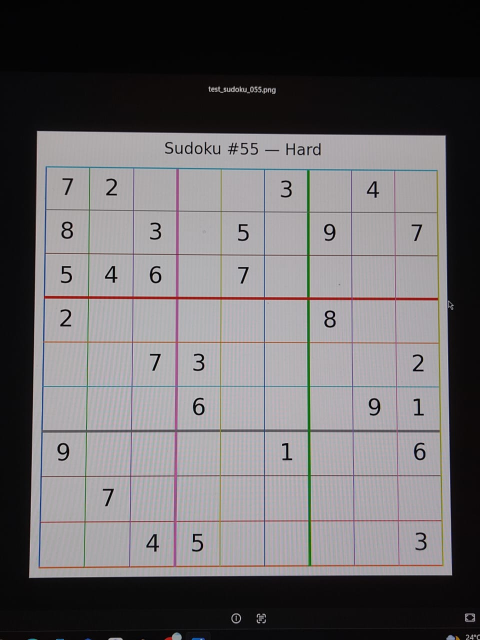
#> input picture camera_photo.jpeg, 960 x 1280 px (shown at 1/2 size)
$ python preprocess.py camera_photo.jpeg
#> lines starting #> are read from the running program, lines starting #| are printed output that depends on the picture; after the words box and inside, x2 and y2 are one past the last pixel; in counts of white or black regions, pixels touching at a corner belong together
"""
Sub-step 1: load and preprocess a photo of a sudoku puzzle.

Goal: turn a raw, possibly noisy/unevenly-lit phone photo into a clean
black-and-white image where grid lines and digits are crisp - this is
what grid detection (sub-step 2) will operate on.

Pipeline:
    load (with EXIF rotation applied)
      -> resize if too large
      -> per-channel threshold -> OR
      -> morphological open

Why per-channel thresholding instead of a single grayscale pass:
    Sudoku puzzles (especially app-generated / printed-on-color ones)
    frequently use COLORED grid lines - yellow, pink, cyan, green, etc.
    Converting straight to grayscale collapses a saturated colored line
    to a light shade of gray, which an adaptive threshold with c=7 then
    treats as background and silently drops. The result is a broken,
    fragmented grid border that grid_detect can't find.

    The fix: threshold each BGR channel separately and OR the results.
    Any colored line is dark in AT LEAST one channel (yellow is dark in
    B, cyan is dark in R, green is dark in R and B, ...), so OR-ing the
    three binaries recovers every line regardless of hue. Black lines
    are dark in all three channels, so they're still recovered exactly
    as before.

Why resize before thresholding:
    Adaptive threshold's block_size is a pixel count, not a fraction of
    the image. A block_size tuned for a ~900px test image (21px
    neighborhood) is far too small for a 4000px phone camera capture:
    the neighborhood ends up smaller than the grid-line spacing, so
    each line is treated as isolated and the output fragments. Resizing
    the longest edge down to a fixed maximum makes preprocessing behave
    the same regardless of source resolution. INTER_AREA is used
    (rather than INTER_LINEAR/CUBIC) because it's the correct choice
    for downscaling - it averages pixels and avoids aliasing artifacts.

Why EXIF rotation matters:
    Phone cameras usually save portrait photos in landscape orientation
    with an EXIF "rotate me" tag. cv2.imread silently IGNORES that tag,
    so the pipeline sees a sideways grid and detection fails. Loading
    via PIL with exif_transpose() bakes the rotation into the pixels
    before OpenCV ever sees them.
"""

import os

import cv2
import numpy as np
from PIL import Image, ImageOps


# Longest edge is scaled down to this on load. Chosen to be big enough
# that a grid still has plenty of pixels per cell (a 9x9 grid at 1200px
# gives ~130px per cell - way more than the CNN needs) but small enough
# that block_size=21 in adaptive threshold still sees a sensible local
# neighborhood. Test images at ~900px are unchanged by this.
MAX_DIM = 1200


def load_image(path, min_size=100):
    """
    Load an image from disk, applying EXIF orientation and downscaling
    if the source is very large.

    Raises:
        FileNotFoundError: if the path doesn't exist on disk at all.
        ValueError: if the path exists but isn't a readable/valid image,
            or if it's readable but too small to plausibly contain a
            usable sudoku photo.
    """
#> called with path = 'camera_photo.jpeg', min_size = 100
    if not os.path.exists(path):
        raise FileNotFoundError(f"No file found at: {path}")

    try:
        pil_img = Image.open(path)
#> pil_img is the input picture: PIL image 960x1280 RGB; mean R, G, B 105.6, 102.7, 104.8
        pil_img = ImageOps.exif_transpose(pil_img)   # bake in EXIF rotation
        pil_img = pil_img.convert("RGB")
    except Exception as e:
        raise ValueError(
            f"File exists at {path} but couldn't be read as an image "
            f"(it may be corrupted or not actually an image file): {e}"
        )

    # PIL gives us RGB; OpenCV expects BGR
    img = cv2.cvtColor(np.array(pil_img), cv2.COLOR_RGB2BGR)

    h, w = img.shape[:2]
#> h = 1280; w = 960
    if h < min_size or w < min_size:
        raise ValueError(
            f"Image is only {w}x{h}px, too small to reliably process "
            f"(need at least {min_size}x{min_size}px)"
        )

    # Resize if the longest edge exceeds MAX_DIM
    longest = max(h, w)
#> longest = 1280
    if longest > MAX_DIM:
        scale = MAX_DIM / longest
#> scale = 0.938
        new_w = int(w * scale)
#> new_w = 900
        new_h = int(h * scale)
#> new_h = 1200
        img = cv2.resize(img, (new_w, new_h), interpolation=cv2.INTER_AREA)
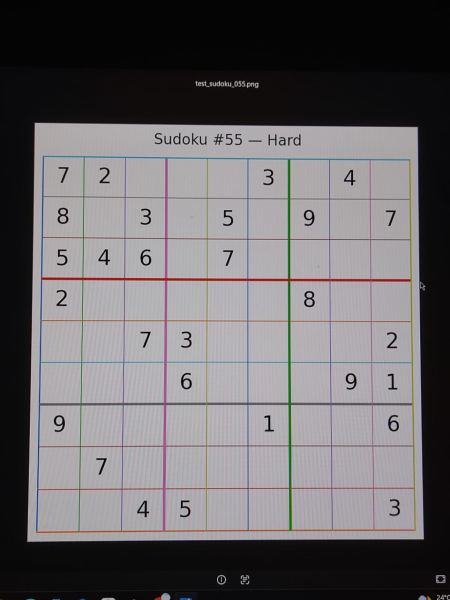
#> img: shape (1200, 900, 3) (shown at 1/2 size); mean B, G, R 104.8, 102.7, 105.6
#| Loaded image: camera_photo.jpeg, shape=(1200, 900, 3)

    return img


def preprocess(img, blur_ksize=7, block_size=21, c=7):
    """
    Convert a raw BGR image into a clean binary (black/white) image ready
    for grid-line detection.

    Color-robust: works on black-on-white printed grids AND on grids
    whose lines are colored (yellow, pink, cyan, green, etc.).

    Args:
        img: raw image as loaded by load_image() (already EXIF-corrected
            and resized to <= MAX_DIM).
        blur_ksize: Gaussian blur kernel size (must be odd).
        block_size: neighborhood size adaptive threshold looks at when
            deciding the local black/white cutoff (must be odd).
        c: constant subtracted from the local mean in adaptive threshold.

    Returns:
        binary: single-channel image, grid lines/digits are white (255)
                on a black (0) background.
    """
#> called with blur_ksize = 7, block_size = 21, c = 7
    # split into B, G, R - threshold each independently. A colored line
    # that's light in grayscale is still dark relative to its local
    # neighborhood in at least one of these channels.
    channel_binaries = []
    for channel in cv2.split(img):
        blurred = cv2.GaussianBlur(channel, (blur_ksize, blur_ksize), 0)
        thresh = cv2.adaptiveThreshold(
            blurred, 255,
            cv2.ADAPTIVE_THRESH_GAUSSIAN_C,
            cv2.THRESH_BINARY,
            block_size, c,
        )
        channel_binaries.append(cv2.bitwise_not(thresh))   # ink = white
#> this loop made 3 passes
#> pass 1, in preprocess, `blurred = cv2.GaussianBlur(channel, (blur_ksize, blur_ksize), 0)`:
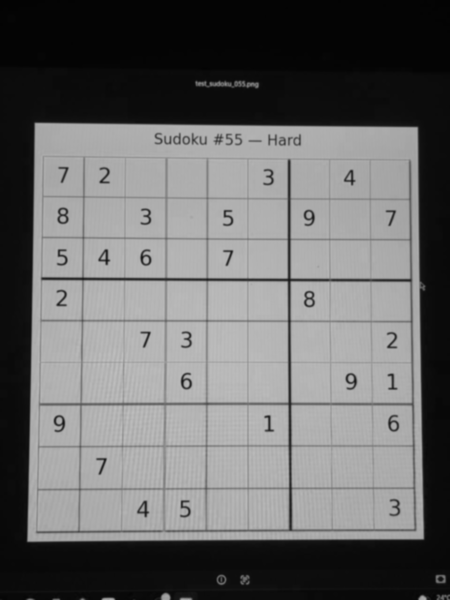
#> blurred: shape (1200, 900) (shown at 1/2 size); min 3, max 192, mean 104.8
#> pass 1, in preprocess, `thresh = cv2.adaptiveThreshold( blurred, 255, cv2.ADAPTIVE_THRESH_GAUS..`:
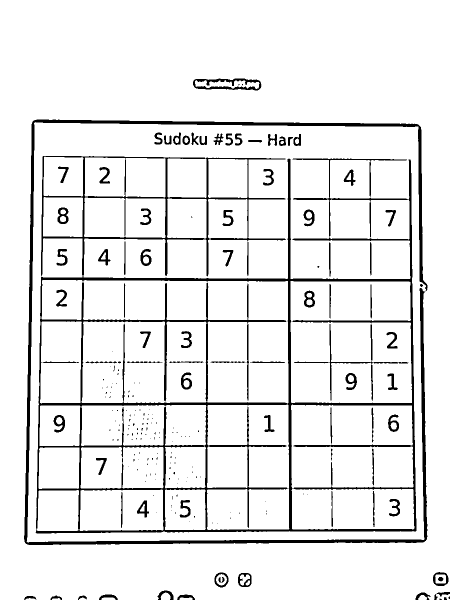
#> thresh: shape (1200, 900) (shown at 1/2 size); 91.8% white; 219 black regions (137 under 20 px), largest, box (x1, y1, x2, y2) and area: (71, 312, 833, 1067) 47521, (48, 239, 855, 1090) 20189, (386, 157, 523, 181) 1418
#> after the loop:
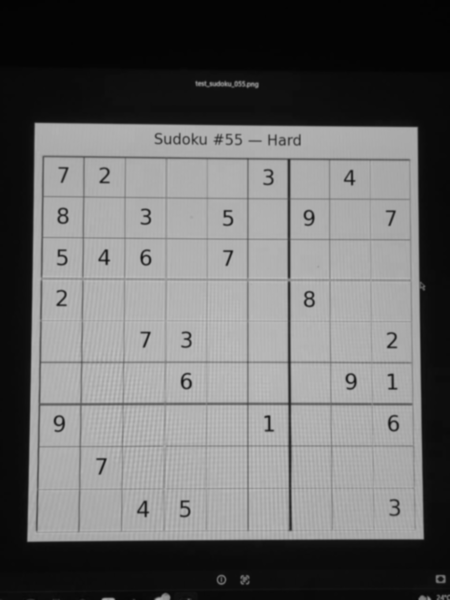
#> blurred: shape (1200, 900) (shown at 1/2 size); min 3, max 194, mean 105.6
#> after the loop:
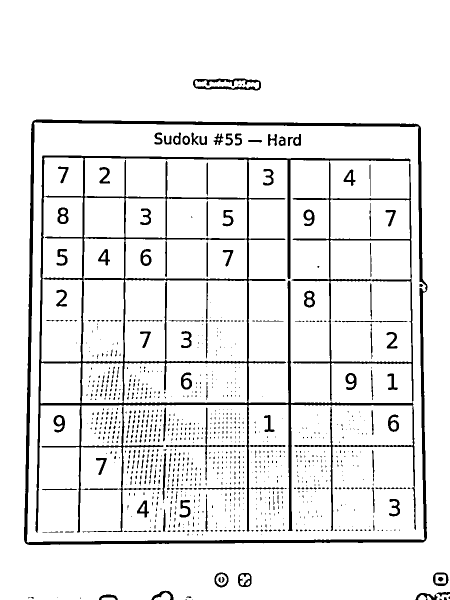
#> thresh: shape (1200, 900) (shown at 1/2 size); 91.8% white; 1086 black regions (954 under 20 px), largest, box (x1, y1, x2, y2) and area: (71, 311, 832, 1065) 39522, (48, 239, 855, 1090) 19910, (386, 157, 522, 181) 1411
#> after the loop, channel_binaries = 3 items

    combined = cv2.bitwise_or(
        channel_binaries[0],
        cv2.bitwise_or(channel_binaries[1], channel_binaries[2]),
    )
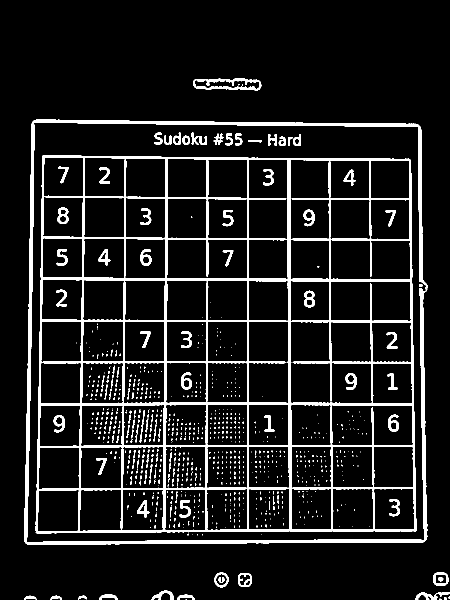
#> combined: shape (1200, 900) (shown at 1/2 size); 9.7% white; 909 white regions (798 under 20 px), largest, box (x1, y1, x2, y2) and area: (71, 311, 833, 1067) 60313, (48, 239, 855, 1090) 21101, (386, 157, 523, 181) 1428

    # gentle opening - thin colored lines hate aggressive morphology
    kernel = cv2.getStructuringElement(cv2.MORPH_ELLIPSE, (2, 2))
#> kernel = [[0, 1], [1, 1]]
    cleaned = cv2.morphologyEx(combined, cv2.MORPH_OPEN, kernel)
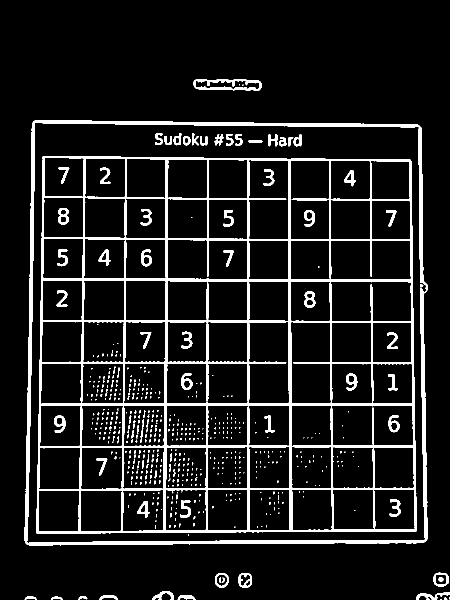
#> cleaned: shape (1200, 900) (shown at 1/2 size); 9.5% white; 596 white regions (507 under 20 px), largest, box (x1, y1, x2, y2) and area: (72, 312, 834, 1068) 60361, (49, 240, 856, 1091) 21084, (387, 158, 524, 182) 1426
    return cleaned


if __name__ == "__main__":
    import sys

    if len(sys.argv) < 2:
        print("Usage: python preprocess.py <path_to_sudoku_photo>")
        sys.exit(1)

    path = sys.argv[1]
    img = load_image(path)
    print(f"Loaded image: {path}, shape={img.shape}")

    binary = preprocess(img)
    out_path = "preprocessed_debug.png"
    cv2.imwrite(out_path, binary)
    print(f"Preprocessed image saved to: {out_path}")
    print("Open that file and check: grid lines and digits should be clearly")
    print("white on black, without being washed out or overly speckled.")
